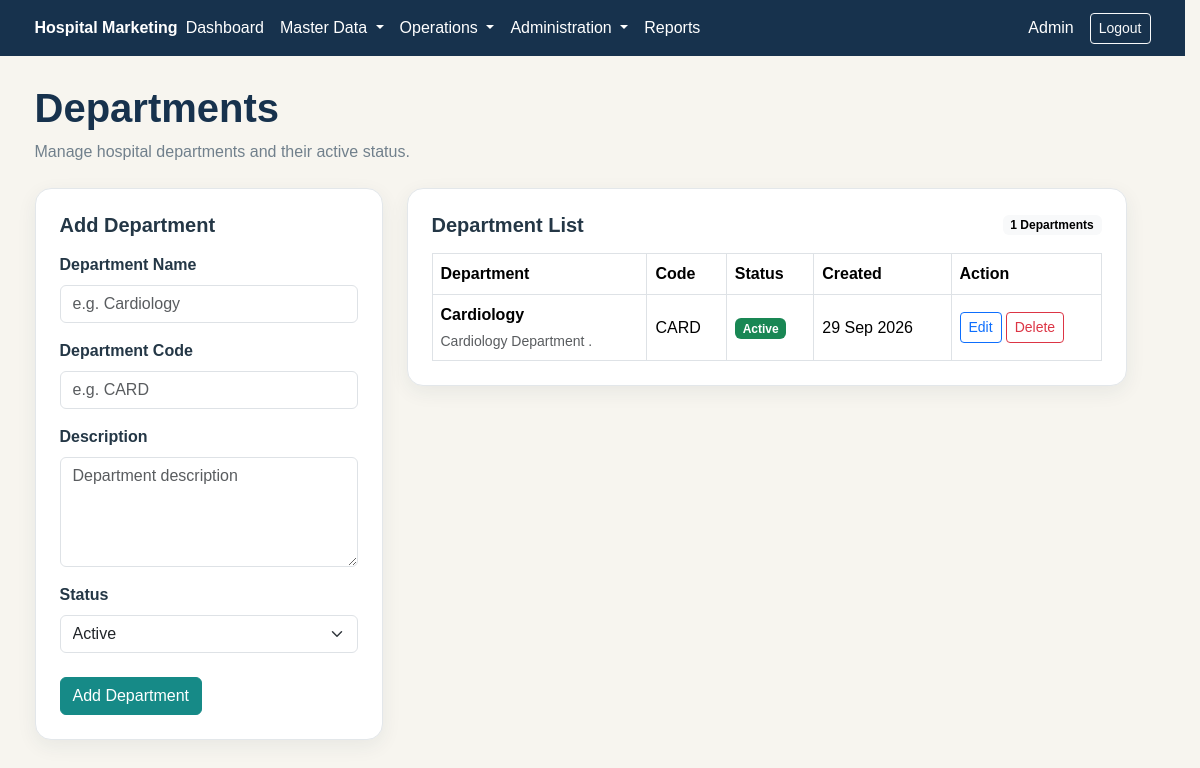
The page /admin/departments/index.php (signed in) on the database its author committed.
### tables this page shows
CREATE TABLE `departments` (
  `id` int(10) UNSIGNED NOT NULL,
  `department_name` varchar(150) NOT NULL,
  `department_code` varchar(50) DEFAULT NULL,
  `description` text DEFAULT NULL,
  `status` enum('ACTIVE','INACTIVE') NOT NULL DEFAULT 'ACTIVE',
  `created_at` timestamp NOT NULL DEFAULT current_timestamp(),
  `updated_at` timestamp NOT NULL DEFAULT current_timestamp() ON UPDATE current_timestamp()
);

### admin/departments/index.php (the view, shortened to what this page needs)
 <?php
require_once __DIR__ . '/../../config/database.php';
$edit_department = null;
$stmt = $pdo->query("
    SELECT
        id,
        department_name,
        department_code,
        description,
        status,
        created_at,
        updated_at
    FROM departments
    ORDER BY department_name ASC
");
$departments = $stmt->fetchAll();
require_once __DIR__ . '/../../includes/header.php';
?>
<main class="container py-4">
    <div class="mb-4">
        <h1 class="hm-page-title mt-1">
            Departments
        </h1>
        <p class="hm-muted">
            Manage hospital departments and their active status.
        </p>
    </div>
    <div class="row g-4">
        <div class="col-lg-4">
            <div class="hm-card p-4">
                <h5 class="fw-bold mb-3">
                    <?php
                    echo $edit_department
                        ? 'Edit Department'
                        : 'Add Department';
                    ?>
                </h5>
                <form method="POST">
                    <div class="mb-3">
                        <label class="form-label fw-semibold">
                            Department Name
                        </label>
                        <input
                            type="text"
                            name="department_name"
                            class="form-control"
                            value="<?php
                            echo htmlspecialchars(
                                $edit_department[
                                    'department_name'
                                ] ?? ''
                            );
                            ?>"
                            placeholder="e.g. Cardiology"
                            required
                        >
                    </div>
                    <div class="mb-3">
                        <label class="form-label fw-semibold">
                            Department Code
                        </label>
                        <input
                            type="text"
                            name="department_code"
                            class="form-control"
                            value="<?php
                            echo htmlspecialchars(
                                $edit_department[
                                    'department_code'
                                ] ?? ''
                            );
                            ?>"
                            placeholder="e.g. CARD"
                        >
                    </div>
                    <div class="mb-3">
                        <label class="form-label fw-semibold">
                            Description
                        </label>
                        <textarea
                            name="description"
                            class="form-control"
                            rows="4"
                            placeholder="Department description"
                        ><?php
                        ?></textarea>
                    </div>
                    <div class="mb-4">
                        <label class="form-label fw-semibold">
                            Status
                        </label>
                        <select
                            name="status"
                            class="form-select"
                        >
                            <option
                                value="ACTIVE"
                                <?php
                                echo (
                                    ($edit_department['status']
                                        ?? 'ACTIVE')
                                    === 'ACTIVE'
                                )
                                    ? 'selected'
                                    : '';
                                ?>
                            >
                                Active
                            </option>
                        </select>
                    </div>
                    <div class="d-flex gap-2">
                        <button
                            type="submit"
                            class="btn btn-hm-primary"
                        >
                            <?php
                            echo $edit_department
                                ? 'Update Department'
                                : 'Add Department';
                            ?>
                        </button>
                    </div>
                </form>
            </div>
        </div>
        <div class="col-lg-8">
            <div class="hm-card p-4">
                <div
                    class="d-flex justify-content-between align-items-center mb-3"
                >
                    <h5 class="fw-bold mb-0">
                        Department List
                    </h5>
                    <span class="badge text-bg-light">
                        <?php
                        echo count($departments);
                        ?>
                        Departments
                    </span>
                </div>
                <div class="table-responsive">
                    <table
                        class="table table-bordered table-hover align-middle mb-0"
                    >
                        <thead>
                            <tr>
                                <th>
                                    Department
                                </th>
                                <th>
                                    Code
                                </th>
                                <th>
                                    Status
                                </th>
                                <th>
                                    Created
                                </th>
                                <th width="150">
                                    Action
                                </th>
                            </tr>
                        </thead>
                        <tbody>
                        <?php if (!empty($departments)): ?>
                            <?php foreach (
                                $departments
                                as $department
                            ): ?>
                                <tr>
                                    <td>
                                        <strong>
                                            <?php
                                            echo htmlspecialchars(
                                                $department[
                                                    'department_name'
                                                ]
                                            );
                                            ?>
                                        </strong>
                                        <?php
                                        if (
                                            !empty(
                                                $department[
                                                    'description'
                                                ]
                                            )
                                        ):
                                        ?>
                                            <div class="small text-muted mt-1">
                                                <?php
                                                echo htmlspecialchars(
                                                    $department[
                                                        'description'
                                                    ]
                                                );
                                                ?>
                                            </div>
                                        <?php endif; ?>
                                    </td>
                                    <td>
                                        <?php
                                        echo htmlspecialchars(
                                            $department[
                                                'department_code'
                                            ] ?? '-'
                                        );
                                        ?>
                                    </td>
                                    <td>
                                        <?php
                                        if (
                                            $department['status']
                                            === 'ACTIVE'
                                        ):
                                        ?>
                                            <span
                                                class="badge text-bg-success"
                                            >
                                                Active
                                            </span>
                                        <?php endif; ?>
                                    </td>
                                    <td>
                                        <?php
                                        $created_at =
                                            $department[
                                                'created_at'
                                            ] ?? null;
                                        echo $created_at
                                            ? htmlspecialchars(
                                                date(
                                                    'd M Y',
                                                    strtotime(
                                                        $created_at
                                                    )
                                                )
                                            )
                                            : '-';
                                        ?>
                                    </td>
                                    <td>
                                        <div
                                            class="d-flex gap-1"
                                        >
                                            <a
                                                href="<?php
                                                echo BASE_URL;
                                                ?>/admin/departments/?edit=<?php
                                                echo (int)
                                                    $department['id'];
                                                ?>"
                                                class="btn btn-sm btn-outline-primary"
                                            >
                                                Edit
                                            </a>
                                            <form
                                                method="POST"
                                                onsubmit="return confirm('Delete this department?');"
                                            >
                                                <button
                                                    type="submit"
                                                    class="btn btn-sm btn-outline-danger"
                                                >
                                                    Delete
                                                </button>
                                            </form>
                                        </div>
                                    </td>
                                </tr>
                            <?php endforeach; ?>
                        <?php endif; ?>
                        </tbody>
                    </table>
                </div>
            </div>
        </div>
    </div>
</main>
<?php
require_once __DIR__ . '/../../includes/footer.php';
?>

### assets/css/style.css (style rules this page uses)
:root { --hm-navy: #17324d; --hm-teal: #168a87; --hm-gold: #b89a5a; --hm-ivory: #f7f5ef; --hm-white: #ffffff; --hm-text: #243746; --hm-muted: #71808c; --hm-border: #e3e7ea; }
body { background-color: var(--hm-ivory); color: var(--hm-text); font-family: Arial, sans-serif; margin: 0; overflow-x: hidden; }
.hm-card { background-color: var(--hm-white); border: 1px solid var(--hm-border); border-radius: 16px; box-shadow: 0 6px 20px rgba(23, 50, 77, 0.07); max-width: 100%; min-width: 0; }
.btn-hm-primary { background-color: var(--hm-teal); border-color: var(--hm-teal); color: var(--hm-white); }
.hm-page-title { color: var(--hm-navy); font-weight: 700; }
.hm-muted { color: var(--hm-muted); }
html { scrollbar-gutter: stable; }
.row { max-width: 100%; }
.table-responsive { width: 100%; max-width: 100%; }
.table-responsive table { max-width: 100%; }

### rows shown on the page
departments: department_name "Cardiology", description "Cardiology Department .", department_code "CARD", status "Active", created_at "29 Sep 2026"

### other values the page prints
$user['name'] "Admin"
count($departments) "1"
